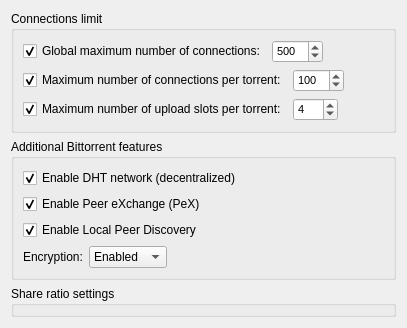
     <widget class="QWidget" name="tab_6" >
      <attribute name="title" >
       <string>Bittorrent</string>
      </attribute>
      <attribute name="icon" >
       <iconset resource="icons.qrc" >:/Icons/bt_settings.png</iconset>
      </attribute>
      <layout class="QVBoxLayout" >
       <item>
        <widget class="QGroupBox" name="nbConnecBox" >
         <property name="title" >
          <string>Connections limit</string>
         </property>
         <layout class="QVBoxLayout" >
          <item>
           <layout class="QHBoxLayout" >
            <item>
             <widget class="QCheckBox" name="checkMaxConnecs" >
              <property name="text" >
               <string>Global maximum number of connections:</string>
              </property>
              <property name="checked" >
               <bool>true</bool>
              </property>
             </widget>
            </item>
            <item>
             <widget class="QSpinBox" name="spinMaxConnec" >
              <property name="enabled" >
               <bool>true</bool>
              </property>
              <property name="font" >
               <font>
                <pointsize>8</pointsize>
               </font>
              </property>
              <property name="minimum" >
               <number>2</number>
              </property>
              <property name="maximum" >
               <number>2000</number>
              </property>
              <property name="value" >
               <number>500</number>
              </property>
             </widget>
            </item>
            <item>
             <spacer>
              <property name="orientation" >
               <enum>Qt::Horizontal</enum>
              </property>
              <property name="sizeHint" >
               <size>
                <width>40</width>
                <height>20</height>
               </size>
              </property>
             </spacer>
            </item>
           </layout>
          </item>
          <item>
           <layout class="QHBoxLayout" >
            <item>
             <widget class="QCheckBox" name="checkMaxConnecsPerTorrent" >
              <property name="text" >
               <string>Maximum number of connections per torrent:</string>
              </property>
              <property name="checked" >
               <bool>true</bool>
              </property>
             </widget>
            </item>
            <item>
             <widget class="QSpinBox" name="spinMaxConnecPerTorrent" >
              <property name="font" >
               <font>
                <pointsize>8</pointsize>
               </font>
              </property>
              <property name="minimum" >
               <number>2</number>
              </property>
              <property name="maximum" >
               <number>2000</number>
              </property>
              <property name="value" >
               <number>100</number>
              </property>
             </widget>
            </item>
            <item>
             <spacer>
              <property name="orientation" >
               <enum>Qt::Horizontal</enum>
              </property>
              <property name="sizeHint" >
               <size>
                <width>40</width>
                <height>20</height>
               </size>
              </property>
             </spacer>
            </item>
           </layout>
          </item>
          <item>
           <layout class="QHBoxLayout" >
            <item>
             <widget class="QCheckBox" name="checkMaxUploadsPerTorrent" >
              <property name="text" >
               <string>Maximum number of upload slots per torrent:</string>
              </property>
              <property name="checked" >
               <bool>true</bool>
              </property>
             </widget>
            </item>
            <item>
             <widget class="QSpinBox" name="spinMaxUploadsPerTorrent" >
              <property name="font" >
               <font>
                <pointsize>8</pointsize>
               </font>
              </property>
              <property name="maximum" >
               <number>500</number>
              </property>
              <property name="value" >
               <number>4</number>
              </property>
             </widget>
            </item>
            <item>
             <spacer>
              <property name="orientation" >
               <enum>Qt::Horizontal</enum>
              </property>
              <property name="sizeHint" >
               <size>
                <width>40</width>
                <height>20</height>
               </size>
              </property>
             </spacer>
            </item>
           </layout>
          </item>
         </layout>
        </widget>
       </item>
       <item>
        <widget class="QGroupBox" name="AddBTFeaturesBox" >
         <property name="title" >
          <string>Additional Bittorrent features</string>
         </property>
         <layout class="QVBoxLayout" >
          <item>
           <widget class="QCheckBox" name="checkDHT" >
            <property name="text" >
             <string>Enable DHT network (decentralized)</string>
            </property>
            <property name="checked" >
             <bool>true</bool>
            </property>
           </widget>
          </item>
          <item>
           <widget class="QCheckBox" name="checkPeX" >
            <property name="text" >
             <string>Enable Peer eXchange (PeX)</string>
            </property>
            <property name="checked" >
             <bool>true</bool>
            </property>
           </widget>
          </item>
          <item>
           <widget class="QCheckBox" name="checkLSD" >
            <property name="text" >
             <string>Enable Local Peer Discovery</string>
            </property>
            <property name="checked" >
             <bool>true</bool>
            </property>
           </widget>
          </item>
          <item>
           <layout class="QHBoxLayout" >
            <item>
             <widget class="QLabel" name="lbl_encryption" >
              <property name="text" >
               <string>Encryption:</string>
              </property>
             </widget>
            </item>
            <item>
             <widget class="QComboBox" name="comboEncryption" >
              <item>
               <property name="text" >
                <string>Enabled</string>
               </property>
              </item>
              <item>
               <property name="text" >
                <string>Forced</string>
               </property>
              </item>
              <item>
               <property name="text" >
                <string>Disabled</string>
               </property>
              </item>
             </widget>
            </item>
            <item>
             <spacer>
              <property name="orientation" >
               <enum>Qt::Horizontal</enum>
              </property>
              <property name="sizeHint" >
               <size>
                <width>40</width>
                <height>20</height>
               </size>
              </property>
             </spacer>
            </item>
           </layout>
          </item>
         </layout>
        </widget>
       </item>
       <item>
        <widget class="QGroupBox" name="ratioBox" >
         <property name="title" >
          <string>Share ratio settings</string>
         </property>
         <widget class="QWidget" name="layoutWidget" >
          <property name="geometry" >
           <rect>
            <x>11</x>
            <y>30</y>
            <width>535</width>
            <height>31</height>
           </rect>
          </property>
          <layout class="QHBoxLayout" >
           <item>
            <widget class="QCheckBox" name="checkRatioLimit" >
             <property name="text" >
              <string>Desired ratio:</string>
             </property>
            </widget>
           </item>
           <item>
            <widget class="QDoubleSpinBox" name="spinRatio" >
             <property name="enabled" >
              <bool>false</bool>
             </property>
             <property name="font" >
              <font>
               <pointsize>8</pointsize>
              </font>
             </property>
             <property name="alignment" >
              <set>Qt::AlignHCenter</set>
             </property>
             <property name="decimals" >
              <number>1</number>
             </property>
             <property name="minimum" >
              <double>1.000000000000000</double>
             </property>
             <property name="maximum" >
              <double>10.000000000000000</double>
             </property>
             <property name="singleStep" >
              <double>0.100000000000000</double>
             </property>
             <property name="value" >
              <double>1.000000000000000</double>
             </property>
            </widget>
           </item>
           <item>
            <spacer>
             <property name="orientation" >
              <enum>Qt::Horizontal</enum>
             </property>
             <property name="sizeHint" >
              <size>
               <width>40</width>
               <height>20</height>
              </size>
             </property>
            </spacer>
           </item>
          </layout>
         </widget>
         <widget class="QWidget" name="layoutWidget" >
          <property name="geometry" >
           <rect>
            <x>11</x>
            <y>67</y>
            <width>535</width>
            <height>31</height>
           </rect>
          </property>
          <layout class="QHBoxLayout" >
           <item>
            <widget class="QCheckBox" name="checkRatioRemove" >
             <property name="text" >
              <string>Remove torrents when their ratio reaches:</string>
             </property>
            </widget>
           </item>
           <item>
            <widget class="QDoubleSpinBox" name="spinMaxRatio" >
             <property name="enabled" >
              <bool>false</bool>
             </property>
             <property name="font" >
              <font>
               <pointsize>8</pointsize>
              </font>
             </property>
             <property name="alignment" >
              <set>Qt::AlignHCenter</set>
             </property>
             <property name="decimals" >
              <number>1</number>
             </property>
             <property name="minimum" >
              <double>1.000000000000000</double>
             </property>
             <property name="maximum" >
              <double>10.000000000000000</double>
             </property>
             <property name="singleStep" >
              <double>0.100000000000000</double>
             </property>
             <property name="value" >
              <double>1.000000000000000</double>
             </property>
            </widget>
           </item>
           <item>
            <spacer>
             <property name="orientation" >
              <enum>Qt::Horizontal</enum>
             </property>
             <property name="sizeHint" >
              <size>
               <width>40</width>
               <height>20</height>
              </size>
             </property>
            </spacer>
           </item>
          </layout>
         </widget>
        </widget>
       </item>
      </layout>
     </widget>
